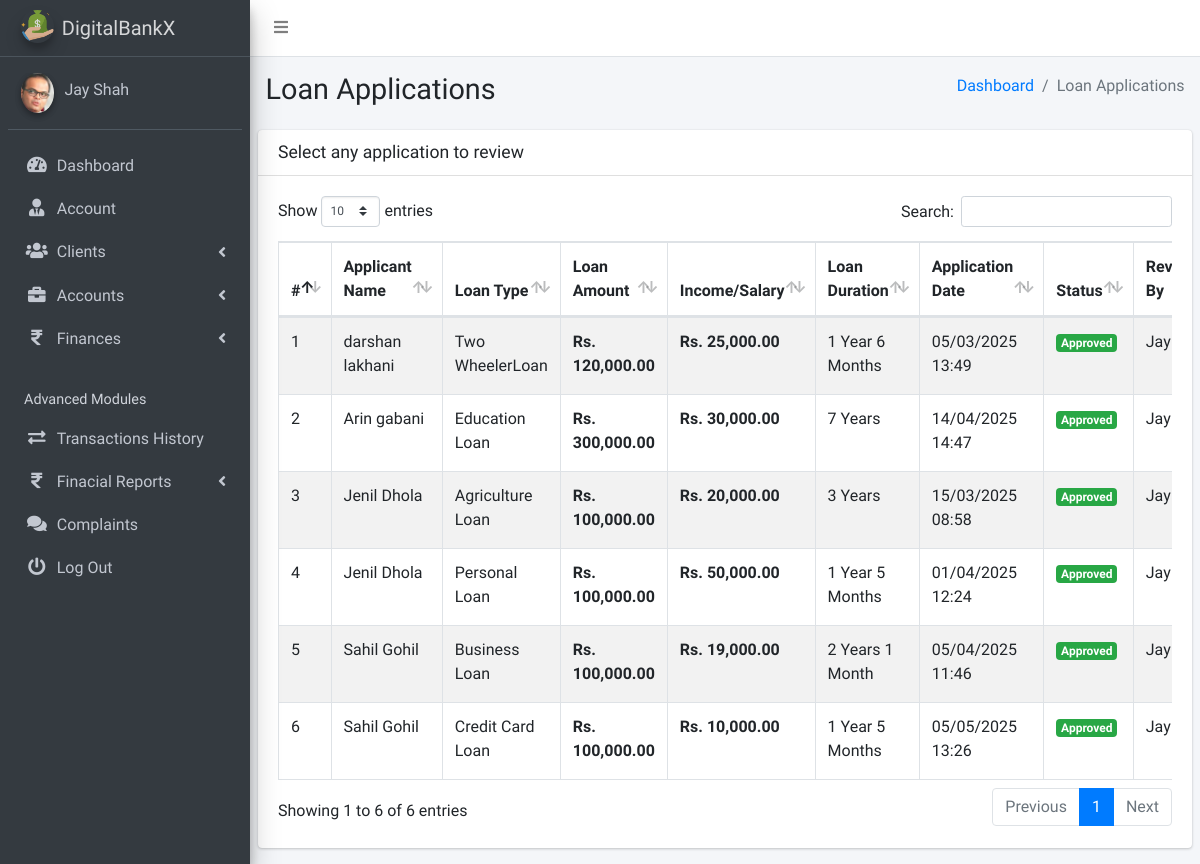
The app's page /staff/pages_loans.php (signed in), older data.
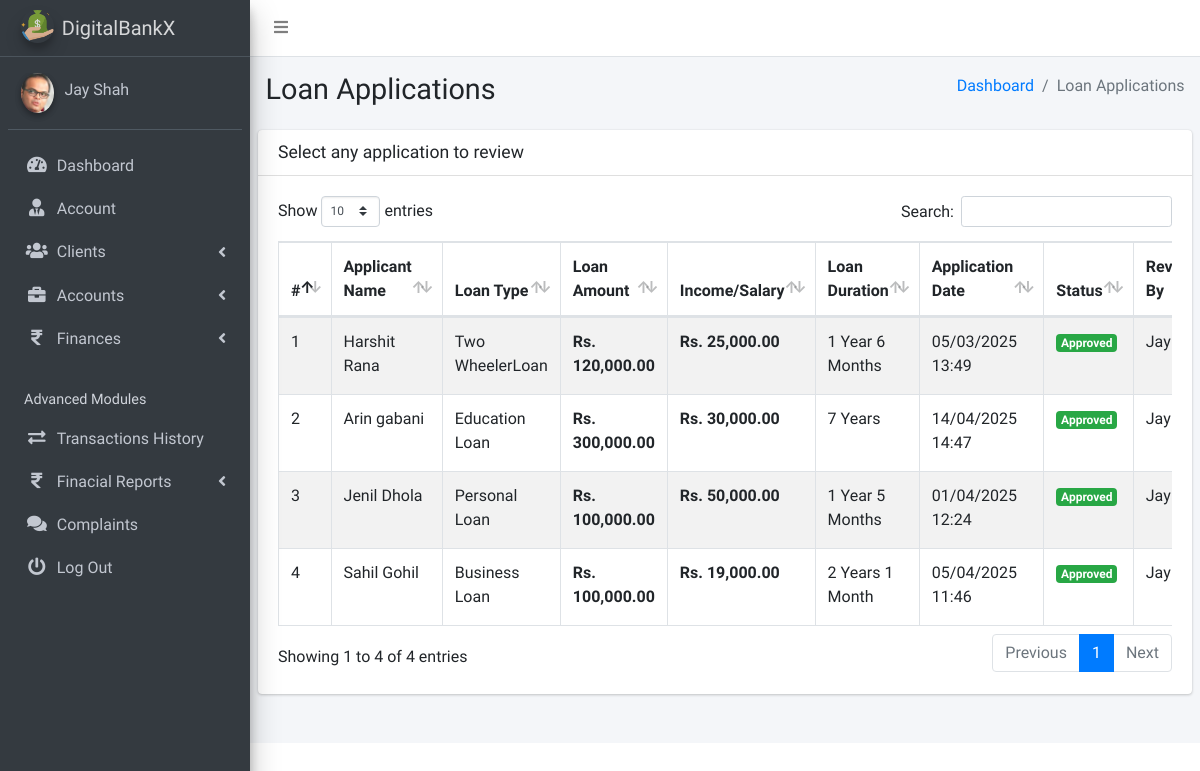
The same page, newer data.
### tables this page shows
CREATE TABLE `ib_systemsettings` (
  `id` int(20) NOT NULL,
  `sys_name` longtext NOT NULL,
  `sys_tagline` longtext NOT NULL,
  `sys_logo` varchar(200) NOT NULL,
  `is_active` tinyint(1) NOT NULL DEFAULT 1
);

CREATE TABLE `ib_staff` (
  `staff_id` int(20) NOT NULL,
  `name` varchar(200) NOT NULL,
  `staff_number` varchar(200) NOT NULL,
  `phone` varchar(200) NOT NULL,
  `email` varchar(200) NOT NULL,
  `password` varchar(200) NOT NULL,
  `sex` varchar(200) NOT NULL,
  `profile_pic` varchar(200) NOT NULL,
  `is_active` tinyint(1) NOT NULL DEFAULT 1,
  `otp` varchar(6) DEFAULT NULL,
  `otp_expiry` datetime DEFAULT NULL,
  `aadhaar_number` varchar(12) NOT NULL,
  `pan` varchar(10) NOT NULL
);

CREATE TABLE `loan_applications` (
  `id` int(10) UNSIGNED NOT NULL,
  `applicant_name` varchar(255) NOT NULL,
  `loan_amount` decimal(10,2) NOT NULL,
  `application_date` datetime DEFAULT current_timestamp(),
  `status` enum('pending','approved','rejected','recommended') NOT NULL,
  `reviewed_by` int(11) DEFAULT NULL,
  `admin_review_id` int(11) DEFAULT NULL,
  `review_date` datetime DEFAULT NULL,
  `staff_remark` text DEFAULT NULL,
  `admin_remark` text NOT NULL,
  `client_id` int(10) UNSIGNED NOT NULL,
  `loan_type_id` int(11) DEFAULT NULL,
  `is_approved_by_staff` tinyint(1) DEFAULT 0,
  `income_salary` decimal(10,2) NOT NULL,
  `loan_duration_years` int(11) NOT NULL DEFAULT 0,
  `loan_duration_months` int(11) NOT NULL DEFAULT 0
);

CREATE TABLE `loan_types` (
  `id` int(11) NOT NULL,
  `type_name` varchar(100) NOT NULL,
  `description` text DEFAULT NULL,
  `interest_rate` decimal(5,2) NOT NULL,
  `max_amount` decimal(15,2) NOT NULL,
  `created_at` timestamp NOT NULL DEFAULT current_timestamp(),
  `is_active` tinyint(1) NOT NULL DEFAULT 1
);

### staff/pages_loans.php (the view, shortened to what the changed rows need)
<?php
include('conf/checklogin.php');
$query = "SELECT la.*, lt.type_name, la.income_salary, la.loan_duration_years, la.loan_duration_months,
                 COALESCE(ibs.name, 'N/A') AS reviewer_name
          FROM loan_applications la
          LEFT JOIN loan_types lt ON la.loan_type_id = lt.id
          LEFT JOIN ib_staff ibs ON la.reviewed_by = ibs.staff_id";
$loanResult = $mysqli->query($query);
?>
<!DOCTYPE html>
<html lang="en">
<head>
    <?php include("dist/_partials/head.php"); ?>
</head>
<body class="hold-transition sidebar-mini layout-fixed layout-navbar-fixed">
    <div class="wrapper">
        <?php include("dist/_partials/sidebar.php"); ?>
        <div class="content-wrapper">
            <section class="content-header">
                <div class="container-fluid">
                    <div class="row mb-2">
                        <div class="col-sm-6">
                            <h1>Loan Applications</h1>
                        </div>
                    </div>
                </div>
            </section>
            <section class="content">
                <div class="row">
                    <div class="col-12">
                        <div class="card">
                            <div class="card-body">
                                <div class="table-responsive">
                                    <table id="example1" class="table table-striped table-bordered table-hover">
                                        <thead class="">
                                            <tr>
                                                <th>#</th>
                                                <th>Applicant Name</th>
                                                <th>Loan Type</th>
                                                <th>Loan Amount</th>
                                                <th>Income/Salary</th>
                                                <th>Loan Duration</th>
                                                <th>Application Date</th>
                                                <th>Status</th>
                                                <th>Reviewed By</th>
                                            </tr>
                                        </thead>
                                        <tbody>
                                            <?php
                                            $cnt = 1;
                                            if ($loanResult->num_rows > 0) {
                                                while ($row = $loanResult->fetch_object()) {
                                                    $loanDuration = "";
                                                    if (!empty($row->loan_duration_years) && $row->loan_duration_years > 0) {
                                                        $loanDuration .= $row->loan_duration_years . " Year" . ($row->loan_duration_years > 1 ? "s" : "");
                                                    }
                                                    if (!empty($row->loan_duration_months) && $row->loan_duration_months > 0) {
                                                        if (!empty($loanDuration)) {
                                                            $loanDuration .= " ";
                                                        }
                                                        $loanDuration .= $row->loan_duration_months . " Month" . ($row->loan_duration_months > 1 ? "s" : "");
                                                    }
                                                    $badgeClass = match ($row->status) {
                                                        'approved' => 'success',
                                                        'recommended' => 'warning',
                                                        'pending' => 'secondary',
                                                        'pending_admin' => 'warning',
                                                        default => 'danger',
                                                    };
                                                    echo "<tr>";
                                                    echo "<td>{$cnt}</td>";
                                                    echo "<td>" . htmlspecialchars($row->applicant_name ?? '') . "</td>";
                                                    echo "<td>" . htmlspecialchars($row->type_name ?? '') . "</td>";
                                                    echo "<td><strong>Rs. " . number_format($row->loan_amount, 2) . "</strong></td>";
                                                    echo "<td><strong>Rs. " . number_format($row->income_salary, 2) . "</strong></td>";
                                                    echo "<td>" . htmlspecialchars($loanDuration) . "</td>";
                                                    echo "<td>" . date('d/m/Y H:i', strtotime($row->application_date)) . "</td>";
                                                    echo "<td><span class=\"badge badge-{$badgeClass}\">" . ucfirst($row->status) . "</span></td>";
                                                    echo "<td>" . htmlspecialchars($row->reviewer_name ?? '') . "</td>";
                                                    echo "</tr>";
                                                    $cnt++;
                                                }
                                            } else {
                                                echo "<tr><td colspan=\"10\" class=\"text-center text-muted\">No loan applications found.</td></tr>";
                                            }
                                            ?>
                                        </tbody>
                                    </table>
                                </div>
                            </div>
                        </div>
            </section>
        </div>
    </div>
</body>
</html>

### staff/dist/_partials/sidebar.php (shortened to what the changed rows need)
<aside class="main-sidebar sidebar-dark-primary elevation-4">
  <?php
  $staff_id = $_SESSION['staff_id'];
  $ret = "SELECT * FROM  iB_staff  WHERE staff_id = ? ";
  $stmt = $mysqli->prepare($ret);
  $stmt->bind_param('i', $staff_id);
  $stmt->execute();
  $res = $stmt->get_result();
  while ($row = $res->fetch_object()) {
if (empty($row->profile_pic)) {
  $profile_picture = "<img src='../admin/dist/img/user_icon.png'
                      class='img-fluid rounded-circle elevation-2'
                      alt='User Image'
                      style='width: 40px; height: 40px; object-fit: cover;'>";
} else {
  $profile_picture = "<img src='../admin/dist/img/$row->profile_pic'
                      class='img-fluid rounded-circle elevation-2'
                      alt='User Image'
                      style='width: 4pages_account0px; height: 40px; object-fit: cover;'>";
}
    $ret = "SELECT * FROM `iB_SystemSettings` ";
    $stmt = $mysqli->prepare($ret);
    $stmt->execute();
    $res = $stmt->get_result();
    while ($sys = $res->fetch_object()) {
  ?>
      <a href="pages_dashboard.php" class="brand-link">
        <img src="../admin/dist/img/<?php echo $sys->sys_logo; ?>" alt="iBanking Logo" class="brand-image img-circle elevation-3" style="opacity: .8">
        <span class="brand-text font-weight-light"><?php echo $sys->sys_name;?></span>
      </a>
      <div class="sidebar">
        <div class="user-panel mt-3 pb-3 mb-3 d-flex">
          <div class="image">
            <?php echo $profile_picture; ?>
          </div>
          <div class="info">
            <a href="#" class="d-block"><?php echo $row->name; ?></a>
          </div>
        </div>
        <nav class="mt-2">
          <ul class="nav nav-pills nav-sidebar flex-column" data-widget="treeview" role="menu" data-accordion="false">
            <li class="nav-item has-treeview">
              <a href="pages_dashboard.php" class="nav-link">
                <i class="nav-icon fas fa-tachometer-alt"></i>
                <p>
                  Dashboard
                </p>
              </a>
            </li>
            <li class="nav-item">
              <a href="pages_account.php" class="nav-link">
                <i class="nav-icon fas fa-user-tie"></i>
                <p>
                  Account
                </p>
              </a>
            </li>
            <li class="nav-item has-treeview">
              <a href="#" class="nav-link">
                <i class="nav-icon fas fa-users"></i>
                <p>
                   Clients
                  <i class="right fas fa-angle-left"></i>
                </p>
              </a>
            </li>
            <li class="nav-item has-treeview">
              <a href="#" class="nav-link">
                <i class="nav-icon fas fa-briefcase"></i>
                <p>
                   Accounts
                  <i class="fas fa-angle-left right"></i>
                </p>
              </a>
            </li>
              <li class="nav-item has-treeview">
                <a href="#" class="nav-link">
                  <i class="nav-icon fas fas fa-rupee-sign"></i>
                  <p>
                    Finances
                    <i class="fas fa-angle-left right"></i>
                  </p>
                </a>
              </li>
            <li class="nav-header">Advanced Modules</li>
            <li class="nav-item">
              <a href="pages_transactions_engine.php" class="nav-link">
                <i class="nav-icon fas fa-exchange-alt"></i>
                <p>
                  Transactions History
                </p>
              </a>
            </li>
            <li class="nav-item has-treeview">
              <a href="#" class="nav-link">
                <i class="nav-icon fas fas fa-rupee-sign"></i>
                <p>
                  Finacial Reports
                  <i class="fas fa-angle-left right"></i>
                </p>
              </a>
            </li>
            <li class="nav-item">
              <a href="pages_feedback_view.php" class="nav-link">
                <i class="nav-icon fas fa-comments"></i>
                <p>
                Complaints
                </p>
              </a>
            </li>
            <li class="nav-item">
              <a href="pages_logout.php" class="nav-link">
                <i class="nav-icon fas fa-power-off"></i>
                <p>
                  Log Out
                </p>
              </a>
            </li>
          </ul>
        </nav>
      </div>
</aside>
<?php
    }
  } ?>

Row changes from the older to the newer data that the page shows:
removed loan_applications: applicant_name "Jenil Dhola", loan_type.type_name "Agriculture Loan", loan_amount "100,000.00", income_salary "20,000.00", loan_duration_years "3 Years", application_date "15/03/2025 08:58", status "Approved", reviewer_name "Jay…"
removed loan_applications: applicant_name "Sahil Gohil", loan_type.type_name "Credit Card Loan", loan_amount "100,000.00", income_salary "10,000.00", loanDuration "1 Year 5 Months", application_date "05/05/2025 13:26", status "Approved", reviewer_name "Jay…"
changed loan_applications "1 Year 6 Months": applicant_name "darshan lakhani" → "Harshit Rana"
Text that changed along with them:
text written by a page script: "Show entries Search: Showing 1 to 6 of 6 entries Previous 1 Next" → "Show entries Search: Showing 1 to 4 of 4 entries Previous 1 Next"
